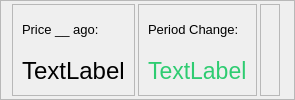
                        <widget class="QFrame" name="holdings_data">
                         <property name="frameShape">
                          <enum>QFrame::Shape::StyledPanel</enum>
                         </property>
                         <property name="frameShadow">
                          <enum>QFrame::Shadow::Raised</enum>
                         </property>
                         <layout class="QHBoxLayout" name="horizontalLayout_16" stretch="1,1,1,3">
                          <property name="spacing">
                           <number>3</number>
                          </property>
                          <property name="topMargin">
                           <number>3</number>
                          </property>
                          <property name="bottomMargin">
                           <number>3</number>
                          </property>
                          <item>
                           <widget class="QFrame" name="holdings_data_1">
                            <property name="frameShape">
                             <enum>QFrame::Shape::StyledPanel</enum>
                            </property>
                            <property name="frameShadow">
                             <enum>QFrame::Shadow::Raised</enum>
                            </property>
                            <layout class="QVBoxLayout" name="verticalLayout_35">
                             <property name="spacing">
                              <number>0</number>
                             </property>
                             <property name="topMargin">
                              <number>3</number>
                             </property>
                             <property name="bottomMargin">
                              <number>3</number>
                             </property>
                             <item>
                              <widget class="QLabel" name="price_ago_text">
                               <property name="styleSheet">
                                <string notr="true">font: bold &quot;Segoe UI&quot;; font-size: 13px;</string>
                               </property>
                               <property name="text">
                                <string>Price __ ago: </string>
                               </property>
                              </widget>
                             </item>
                             <item>
                              <widget class="QLabel" name="price_ago_label">
                               <property name="styleSheet">
                                <string notr="true">font: bold &quot;Segoe UI&quot;; font-size: 24px;</string>
                               </property>
                               <property name="text">
                                <string>TextLabel</string>
                               </property>
                              </widget>
                             </item>
                            </layout>
                           </widget>
                          </item>
                          <item>
                           <widget class="QFrame" name="holdings_data_2">
                            <property name="frameShape">
                             <enum>QFrame::Shape::StyledPanel</enum>
                            </property>
                            <property name="frameShadow">
                             <enum>QFrame::Shadow::Raised</enum>
                            </property>
                            <layout class="QVBoxLayout" name="verticalLayout_36">
                             <property name="spacing">
                              <number>0</number>
                             </property>
                             <property name="topMargin">
                              <number>3</number>
                             </property>
                             <property name="bottomMargin">
                              <number>3</number>
                             </property>
                             <item>
                              <widget class="QLabel" name="period_change_text">
                               <property name="styleSheet">
                                <string notr="true">font: bold &quot;Segoe UI&quot;; font-size: 13px;</string>
                               </property>
                               <property name="text">
                                <string>Period Change:</string>
                               </property>
                              </widget>
                             </item>
                             <item>
                              <widget class="QLabel" name="period_change">
                               <property name="styleSheet">
                                <string notr="true">font: bold &quot;Segoe UI&quot;; font-size: 23px;color:#2ecc71</string>
                               </property>
                               <property name="text">
                                <string>TextLabel</string>
                               </property>
                              </widget>
                             </item>
                            </layout>
                           </widget>
                          </item>
                          <item>
                           <widget class="QFrame" name="holdings_data_3">
                            <property name="frameShape">
                             <enum>QFrame::Shape::StyledPanel</enum>
                            </property>
                            <property name="frameShadow">
                             <enum>QFrame::Shadow::Raised</enum>
                            </property>
                            <layout class="QVBoxLayout" name="verticalLayout_37">
                             <property name="spacing">
                              <number>0</number>
                             </property>
                             <property name="topMargin">
                              <number>0</number>
                             </property>
                             <property name="bottomMargin">
                              <number>0</number>
                             </property>
                            </layout>
                           </widget>
                          </item>
                          <item>
                           <widget class="QFrame" name="empty_1">
                            <property name="frameShape">
                             <enum>QFrame::Shape::StyledPanel</enum>
                            </property>
                            <property name="frameShadow">
                             <enum>QFrame::Shadow::Raised</enum>
                            </property>
                           </widget>
                          </item>
                         </layout>
                        </widget>
